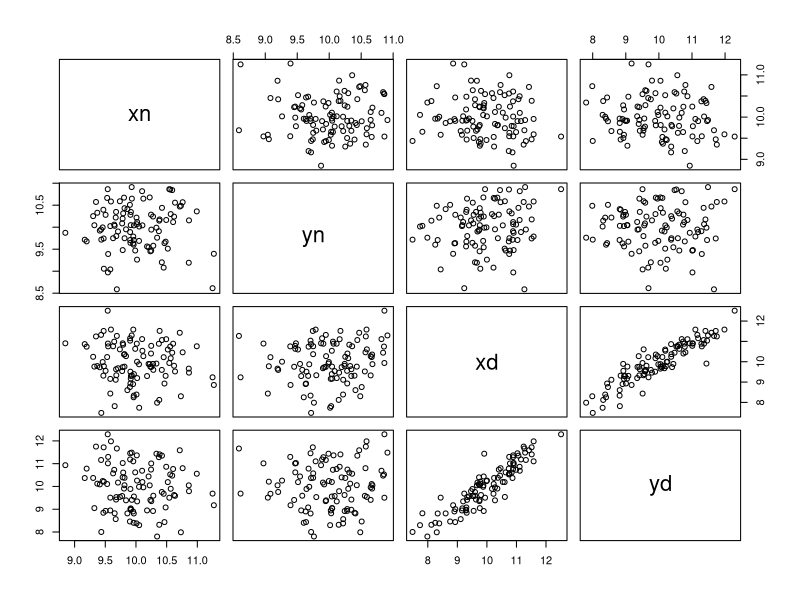
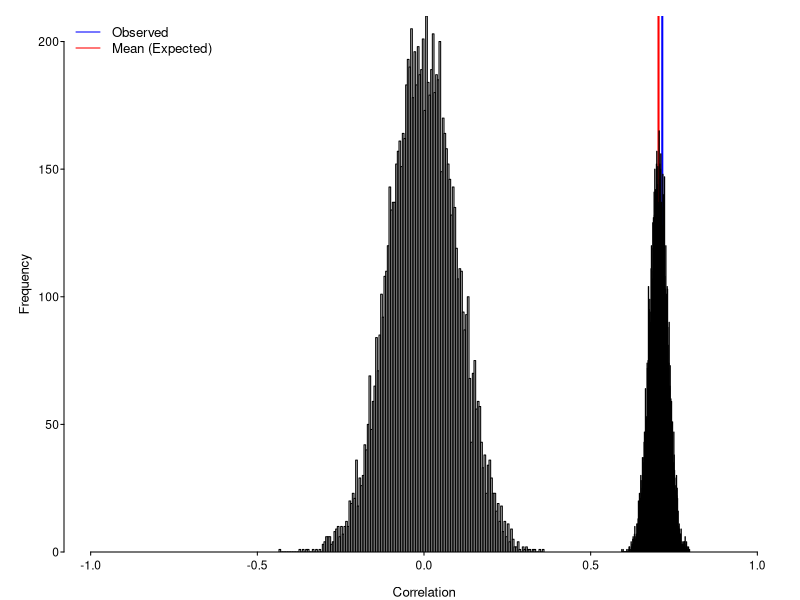

Generate these figures, in order, with R:
#################################################
#################################################
# Spurious versus non-spurious ratio correlations
#################################################
#################################################
library(MASS) # for mvrnorm
#~~~~~~~~~~~~~~~~~~~~~~~~~~~~~~~~~~~~~~~
# Multivariate-normal random variables
# independent numerators 
# but correlated denominators
#~~~~~~~~~~~~~~~~~~~~~~~~~~~~~~~~~~~~~~~
S <- 100 # Sample size
xn <- rnorm(S, 10, 0.5) # first numerator
yn <- rnorm(S, 10, 0.5) # second numerator
cov <- 0.9 # Covariance between denominator variables
d <- data.frame(mvrnorm(n = S, 
                        mu = c(xd = 10, yd = 10), 
                        Sigma = rbind(c(1, cov), c(cov, 1))))
xd <- d$xd # first denominator
yd <- d$yd # second denominator

# Only the denominators are correlated
pairs(cbind(xn, yn, xd, yd))
cor(cbind(xn, yn, xd, yd))

# The ratios are correlated
cor.obs <- cor(xn/xd, yn/yd)

# Contrast spurious versus non-spurious inferences be permuting either 
# just the numerators or both the numerators and denominators

num.sim <- 9999 # number of permutations

# It's a spurious correlation when drawing inference about the numerators
cor.spur <- replicate(num.sim, cor(sample(xn) / xd, 
                                         (yn) / yd))
# But *not* a spurious correlation when drawing inference about the ratios
cor.nonspur <- replicate(num.sim, cor(sample(xn/xd), 
                                             yn/yd))

cor.obs
mean(cor.spur)
mean(cor.nonspur)

# Inspect distributions of observed correlations
pdf('../figs/CorrelationOfRatios.pdf', height = 3, width = 5)
par(
  cex = 0.8,
  cex.axis = 0.9,
  cex.lab = 1,
  tcl = -0.2,
  mar = c(3, 4, 1, 1),
  mgp = c(2, 0.3, 0),
  las = 1,
  yaxs = 'i'
)
h1 <- hist(cor.nonspur, breaks = 200, xlim = c(-1,1), 
           main = '', xlab = 'Correlation')
  abline(v = cor.obs, col = 'blue', lwd = 2)
  abline(v = mean(cor.spur), col = 'red', lwd = 2)
h2 <- hist(cor.spur, breaks = 200, xlim = c(-1,1), 
           add = TRUE)

  legend('topleft',
         legend = c('Observed',"Mean (Expected)"),
         lty = 1,
         col = c('blue','red'),
         bty = 'n')
dev.off()
# Conclusion: In the context of comparing feeding rates, 
#  we are drawing inference about the correlation of the ratios
#  (not the numerator diet proportions). 
# A correlation of zero, mean(cor.nonspur), 
#  is thus the appropriate null hypothesis.
# If we were drawing inference on the numerator diet proportions, 
#  then the non-zero correlation, mean(cor.spur),
#  is the appropriate null hypothesis.  


